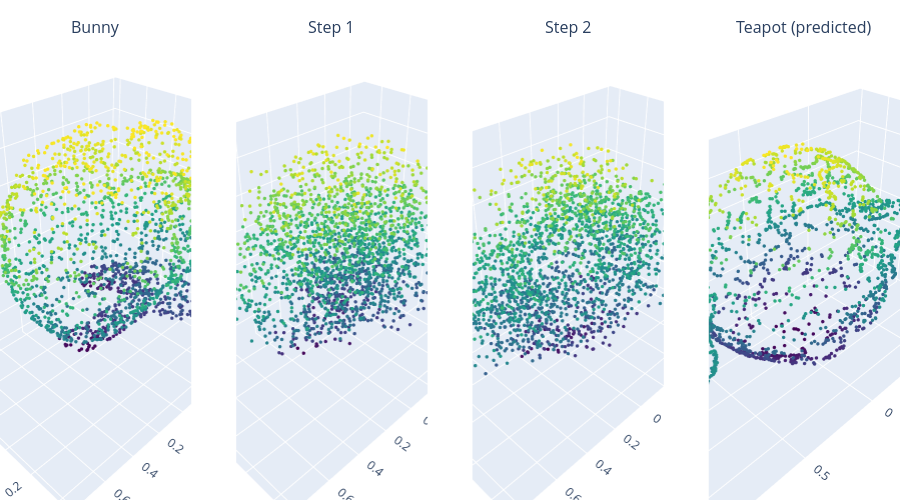

The cell this chart's notebook holds for it:
### Code cell
print("=== Bunny → Teapot ===")
BUNNY_PATH = Path("modele/bunny.obj")
pred_bunny = show_transition_from_npy(
    BUNNY_PATH,
    RESULTS_DIR / "pred_bunny.npy",
    "Bunny"
)

### Figure 1 — Plotly figure (JSON) as saved in the notebook; plotly's stock layout.template omitted (floating-point values rounded to 4 significant figures; data arrays with more than 128 entries replaced by an {"elided": "..."} marker saying what was removed)
{"data": [{"marker": {"color": {"elided": "2048 float values"}, "colorscale": [[0, "#440154"], [0.1111, "#482878"], [0.2222, "#3e4989"], [0.3333, "#31688e"], [0.4444, "#26828e"], [0.5556, "#1f9e89"], [0.6667, "#35b779"], [0.7778, "#6ece58"], [0.8889, "#b5de2b"], [1, "#fde725"]], "size": 2}, "mode": "markers", "scene": "scene", "showlegend": false, "type": "scatter3d", "x": {"elided": "2048 float values"}, "y": {"elided": "2048 float values"}, "z": {"elided": "2048 float values"}}, {"marker": {"color": {"elided": "2048 float values"}, "colorscale": [[0, "#440154"], [0.1111, "#482878"], [0.2222, "#3e4989"], [0.3333, "#31688e"], [0.4444, "#26828e"], [0.5556, "#1f9e89"], [0.6667, "#35b779"], [0.7778, "#6ece58"], [0.8889, "#b5de2b"], [1, "#fde725"]], "size": 2}, "mode": "markers", "scene": "scene2", "showlegend": false, "type": "scatter3d", "x": {"elided": "2048 float values"}, "y": {"elided": "2048 float values"}, "z": {"elided": "2048 float values"}}, {"marker": {"color": {"elided": "2048 float values"}, "colorscale": [[0, "#440154"], [0.1111, "#482878"], [0.2222, "#3e4989"], [0.3333, "#31688e"], [0.4444, "#26828e"], [0.5556, "#1f9e89"], [0.6667, "#35b779"], [0.7778, "#6ece58"], [0.8889, "#b5de2b"], [1, "#fde725"]], "size": 2}, "mode": "markers", "scene": "scene3", "showlegend": false, "type": "scatter3d", "x": {"elided": "2048 float values"}, "y": {"elided": "2048 float values"}, "z": {"elided": "2048 float values"}}, {"marker": {"color": {"elided": "2048 float values"}, "colorscale": [[0, "#440154"], [0.1111, "#482878"], [0.2222, "#3e4989"], [0.3333, "#31688e"], [0.4444, "#26828e"], [0.5556, "#1f9e89"], [0.6667, "#35b779"], [0.7778, "#6ece58"], [0.8889, "#b5de2b"], [1, "#fde725"]], "size": 2}, "mode": "markers", "scene": "scene4", "showlegend": false, "type": "scatter3d", "x": {"elided": "2048 float values"}, "y": {"elided": "2048 float values"}, "z": {"elided": "2048 float values"}}], "layout": {"annotations": [{"font": {"size": 16}, "showarrow": false, "text": "Bunny", "x": 0.1062, "xanchor": "center", "xref": "paper", "y": 1, "yanchor": "bottom", "yref": "paper"}, {"font": {"size": 16}, "showarrow": false, "text": "Step 1", "x": 0.3688, "xanchor": "center", "xref": "paper", "y": 1, "yanchor": "bottom", "yref": "paper"}, {"font": {"size": 16}, "showarrow": false, "text": "Step 2", "x": 0.6313, "xanchor": "center", "xref": "paper", "y": 1, "yanchor": "bottom", "yref": "paper"}, {"font": {"size": 16}, "showarrow": false, "text": "Teapot (predicted)", "x": 0.8938, "xanchor": "center", "xref": "paper", "y": 1, "yanchor": "bottom", "yref": "paper"}], "height": 500, "margin": {"b": 0, "l": 0, "r": 0, "t": 40}, "scene": {"domain": {"x": [0, 0.2125], "y": [0, 1]}}, "scene2": {"domain": {"x": [0.2625, 0.475], "y": [0, 1]}}, "scene3": {"domain": {"x": [0.525, 0.7375], "y": [0, 1]}}, "scene4": {"domain": {"x": [0.7875, 1], "y": [0, 1]}}}}
